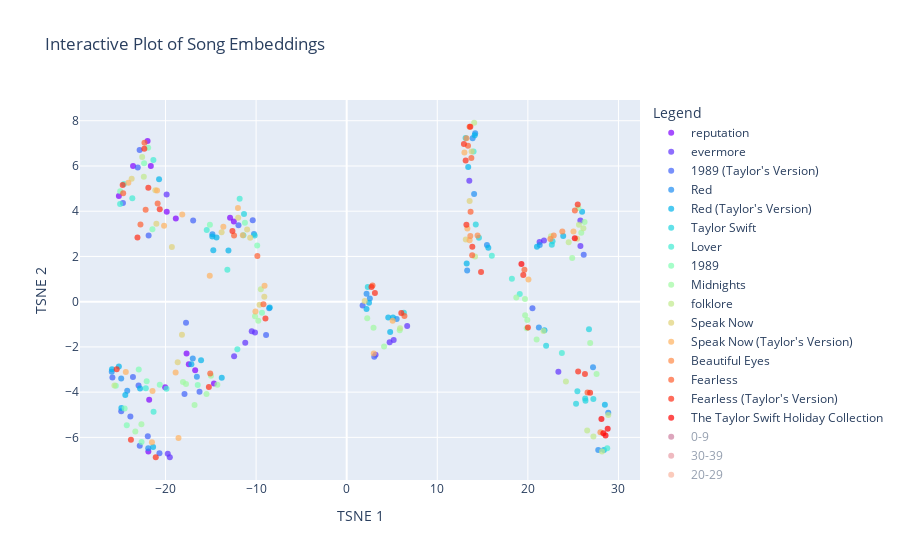

The code cell stored with this chart in its notebook:
### Code cell
# Reducing with TSNE down to two dimensions to see if we can visually assess any separation?
tsne = TSNE(n_components=2, random_state=256)
embeddings_tsne_2d = tsne.fit_transform(reduced_UMAP)

plot_embeddings_interactive(embeddings_tsne_2d)

### Figure 1 — Plotly figure (JSON) as saved in the notebook; plotly's stock layout.template omitted (floating-point values rounded to 4 significant figures)
{"data": [{"marker": {"color": "rgb(127, 0, 255)", "opacity": 0.7}, "mode": "markers", "name": "reputation", "text": ["...Ready For It?", "Call It What You Want", "Dancing With Our Hands Tied", "Delicate", "Don't Blame Me", "Dress", "End Game", "Getaway Car", "Gorgeous", "I Did Something Bad", "King Of My Heart", "Look What You Made Me Do", "New Year's Day", "So It Goes...", "This Is Why We Can't Have Nice Things"], "type": "scatter", "x": [-18.86, -14.65, -21.8, -25.15, -12.87, -17.68, -20.04, -12.46, -21.89, -21.62, -19.86, -23.58, -21.98, -16.73, -17.43], "y": [3.679, -3.62, -4.338, 4.675, 3.706, -2.288, -3.787, 3.544, -6.625, 6.002, 3.972, 5.995, 7.105, -3.031, -2.763]}, {"marker": {"color": "rgb(95, 49, 253)", "opacity": 0.7}, "mode": "markers", "name": "evermore", "text": ["'tis the damn season", "champagne problems", "closure", "coney island", "cowboy like me", "dorothea", "evermore", "gold rush", "happiness", "it's time to go", "ivy", "long story short", "marjorie", "no body, no crime", "right where you left me", "tolerate it", "willow"], "type": "scatter", "x": [-12.43, 25.8, 23.37, 3.189, 21.29, 6.677, 4.741, 13.54, -19.75, 5.186, -10.12, -10.48, 21.78, -11.2, -19.52, 25.8, -19.88], "y": [-2.408, 2.467, -3.101, -2.346, 2.636, -1.076, -1.79, 5.347, -6.728, -1.697, -1.368, -1.311, 2.7, -1.814, -6.879, 3.592, 4.735]}, {"marker": {"color": "rgb(63, 97, 250)", "opacity": 0.7}, "mode": "markers", "name": "1989 (Taylor's Version)", "text": ["\"Slut!\" (Taylor's Version) [From The Vault]", "All You Had To Do Was Stay (Taylor's Version)", "Bad Blood (Remix) [Taylor's Version]", "Bad Blood (Taylor's Version)", "Blank Space (Taylor's Version)", "Clean (Taylor's Version)", "How You Get The Girl (Taylor's Version)", "I Know Places (Taylor's Version)", "I Wish You Would (Taylor's Version)", "Is It Over Now? (Taylor's Version) [From The Vault]", "New Romantics (Taylor's Version)", "Now That We Don't Talk (Taylor's Version) [From The Vault]", "Out Of The Woods (Taylor's Version)", "Say Don't Go (Taylor's Version) [From The Vault]", "Shake It Off (Taylor's Version)", "Style (Taylor's Version)", "Suburban Legends (Taylor's Version) [From The Vault]", "Sweeter Than Fiction (Taylor's Version)", "This Love (Taylor's Version)", "Welcome To New York (Taylor's Version)", "Wildest Dreams (Taylor's Version)", "Wonderland (Taylor's Version)", "You Are In Love (Taylor's Version)"], "type": "scatter", "x": [3.045, -23.59, -20.67, -23.06, -22.86, 1.76, -22.85, -8.897, -22.97, -17.9, -16.95, 26.16, -21.87, -24.89, -24.7, -11.94, 20.51, -21.96, -23.88, -10.37, -25.86, -17.74, -16.25], "y": [-2.434, -3.328, -6.699, 5.937, 6.702, -0.1711, -6.367, -1.474, -3.709, -4.082, 3.586, 2.077, 2.93, -4.848, 4.368, 3.377, -0.291, -5.95, -5.083, 3.596, -3.357, -0.9307, -3.985]}, {"marker": {"color": "rgb(31, 142, 243)", "opacity": 0.7}, "mode": "markers", "name": "Red", "text": ["22", "All Too Well", "Begin Again", "Come Back...Be Here", "Everything Has Changed", "Girl At Home", "Holy Ground", "I Almost Do", "I Knew You Were Trouble", "Red", "Red (Original Demo Recording)", "Sad Beautiful Tragic", "Starlight", "State Of Grace", "State Of Grace (Acoustic Version)", "Stay Stay Stay", "The Last Time", "The Lucky One", "The Moment I Knew", "Treacherous", "Treacherous (Original Demo Recording)", "We Are Never Ever Getting Back Together"], "type": "scatter", "x": [-24.89, -14.82, 13.3, 21.31, -16.99, -16.54, 21.21, 15.48, -24.23, 2.195, 14.07, 27.77, -10.23, 27.19, 28.87, 2.551, -21.91, -8.558, 5.516, 14.18, 13.9, -25.93], "y": [-3.4, 2.981, 1.38, 2.506, -2.516, -3.319, -1.143, 2.501, -3.941, 0.3533, 4.758, -6.554, 2.994, -2.895, -4.917, 0.1449, -6.486, -0.2852, -0.7618, 7.447, 7.228, -3.103]}, {"marker": {"color": "rgb(0, 180, 235)", "opacity": 0.7}, "mode": "markers", "name": "Red (Taylor's Version)", "text": ["22 (Taylor's Version)", "All Too Well (10 Minute Version) [Taylor's Version] [From The Vault]", "All Too Well (Taylor's Version)", "Babe (Taylor's Version) [From The Vault]", "Begin Again (Taylor's Version)", "Better Man (Taylor's Version) [From The Vault]", "Come Back...Be Here (Taylor's Version)", "Everything Has Changed (Taylor's Version)", "Forever Winter (Taylor's Version) [From The Vault]", "Girl At Home (Taylor's Version)", "Holy Ground (Taylor's Version)", "I Almost Do (Taylor's Version)", "I Bet You Think About Me (Taylor's Version) [From The Vault]", "I Knew You Were Trouble (Taylor's Version)", "Message In A Bottle (Taylor's Version) [From The Vault]", "Nothing New (Taylor's Version) [From The Vault]", "Red (Taylor's Version)", "Ronan (Taylor's Version)", "Run (Taylor's Version) [From The Vault]", "Sad Beautiful Tragic (Taylor's Version)", "Starlight (Taylor's Version)", "State Of Grace (Acoustic Version) [Taylor's Version]", "State Of Grace (Taylor's Version)", "Stay Stay Stay (Taylor's Version)", "The Last Time (Taylor's Version)", "The Lucky One (Taylor's Version)", "The Moment I Knew (Taylor's Version)", "The Very First Night (Taylor's Version) [From The Vault]", "Treacherous (Taylor's Version)", "We Are Never Ever Getting Back Together (Taylor's Version)"], "type": "scatter", "x": [-25.15, -14.37, -14.84, 2.19, 13.25, -14.73, 21.0, -17.15, 25.99, -16.08, 21.83, 15.63, -13.79, -24.44, -22.81, 4.799, -24.87, 23.9, -13.05, 28.39, -20.71, 28.5, 4.588, 2.464, -21.37, -8.49, 5.115, 13.41, 14.13, -25.91], "y": [-2.866, 2.84, 2.881, -0.321, 1.688, 2.272, 2.43, -2.763, 3.972, -2.593, -1.26, 2.381, -3.366, -4.123, -3.844, -1.34, -4.7, 2.908, 2.259, -6.561, 5.414, -4.56, -0.7023, -0.04957, -6.42, -0.2603, -0.7026, 5.958, 7.361, -2.989]}, {"marker": {"color": "rgb(32, 212, 224)", "opacity": 0.7}, "mode": "markers", "name": "Taylor Swift", "text": ["A Perfectly Good Heart", "A Place In This World", "Cold As You", "I'm Only Me When I'm With You", "I'm Only Me When I'm With You", "Invisible", "Mary's Song (Oh My My My)", "Our Song", "Picture To Burn", "Should've Said No", "Stay Beautiful", "Teardrops On My Guitar", "Teardrops On My Guitar (Pop Version)", "The Outside", "Tied Together With A Smile", "Tim McGraw"], "type": "scatter", "x": [27.23, 25.47, 25.32, 22.64, 22.72, 26.33, 6.311, -11.33, 13.12, 2.327, 26.75, 14.6, 14.25, 26.36, 22.01, -10.16], "y": [-4.306, -3.958, -4.513, 2.52, 2.669, -4.277, -0.4894, 3.877, 7.232, 0.647, -1.222, 2.832, 3.408, -4.38, -1.952, 2.924]}, {"marker": {"color": "rgb(64, 236, 211)", "opacity": 0.7}, "mode": "markers", "name": "Lover", "text": ["Afterglow", "Cornelia Street", "Cruel Summer", "Daylight", "Death By A Thousand Cuts", "False God", "I Forgot That You Existed", "I Think He Knows", "It's Nice To Have A Friend", "London Boy", "Lover", "ME!", "Miss Americana & The Heartbreak Prince", "Paper Rings", "Soon You'll Get Better", "The Archer", "The Man", "You Need To Calm Down"], "type": "scatter", "x": [-11.4, -11.81, -23.66, -22.18, -21.34, 14.01, 19.1, -12.07, 28.76, -13.17, 16.02, -25.01, -15.45, -21.32, 23.75, 18.24, -19.89, -24.59], "y": [2.938, 4.546, 4.574, -3.823, 6.265, 6.636, 0.3372, -2.1, -6.482, 1.411, 2.034, 4.321, 3.164, -4.865, -2.264, 1.015, -3.845, 5.2]}, {"marker": {"color": "rgb(96, 250, 196)", "opacity": 0.7}, "mode": "markers", "name": "nan", "text": [], "type": "scatter", "x": [], "y": []}, {"marker": {"color": "rgb(128, 254, 179)", "opacity": 0.7}, "mode": "markers", "name": "1989", "text": ["All You Had To Do Was Stay", "Bad Blood", "Blank Space", "Clean", "How You Get The Girl", "I Know Places", "I Wish You Would", "New Romantics", "Out Of The Woods", "Shake It Off", "Style", "This Love", "Welcome To New York", "Wildest Dreams", "Wonderland", "You Are In Love"], "type": "scatter", "x": [-22.95, -22.36, -21.92, -24.28, -22.64, -9.351, -22.08, -15.1, -21.44, -25.0, -11.23, -24.51, -9.877, -25.49, -20.63, -16.44], "y": [-3.003, 6.125, 6.808, -5.468, -6.206, -0.4863, -3.517, 3.396, 3.2, 4.879, 3.489, -4.724, 2.478, -3.717, -3.678, -3.681]}, {"marker": {"color": "rgb(160, 249, 161)", "opacity": 0.7}, "mode": "markers", "name": "Midnights", "text": ["Anti-Hero", "Bejeweled", "Bigger Than The Whole Sky", "Dear Reader", "Glitch", "High Infidelity", "Hits Different", "Karma", "Karma (Remix)", "Labyrinth", "Lavender Haze", "Maroon", "Mastermind", "Midnight Rain", "Paris", "Question...?", "Snow On The Beach", "Snow On The Beach (More Lana Del Rey)", "Sweet Nothing", "Sweet Nothing (Piano Remix)", "The Great War", "Vigilante Shit", "Would've, Could've, Should've", "You're Losing Me (From The Vault)", "You're On Your Own, Kid", "You're On Your Own, Kid (Strings Remix)"], "type": "scatter", "x": [2.962, -18.07, 20.97, 27.58, 19.7, -10.12, -14.28, -9.763, -15.47, 18.72, 19.68, 2.266, 5.854, 24.89, 25.57, -17.74, -23.33, -22.66, 19.94, 19.88, 4.125, 26.88, -16.79, -14.98, 26.26, 25.9], "y": [-1.153, -3.548, -1.677, -3.2, -0.5959, -0.64, -3.668, -0.84, -4.077, 0.1866, 0.1191, -0.7282, -1.262, 1.929, 4.146, -3.637, -5.746, -5.421, -0.8121, -1.178, -1.984, -1.823, -4.566, -3.271, 3.528, 3.052]}, {"marker": {"color": "rgb(192, 234, 140)", "opacity": 0.7}, "mode": "markers", "name": "folklore", "text": ["august", "betty", "cardigan", "epiphany", "exile", "hoax", "illicit affairs", "invisible string", "mad woman", "mirrorball", "my tears ricochet", "peace", "seven", "the 1", "the lakes", "the last great american dynasty", "this is me trying"], "type": "scatter", "x": [-9.475, -22.39, -25.64, 28.18, -22.58, 26.55, 27.24, 24.5, 26.13, 21.72, 25.64, 22.55, 28.87, 14.17, 14.07, 5.889, 24.2], "y": [0.5453, 5.529, -3.706, -6.626, 6.397, -5.701, -5.96, 2.623, 3.249, -1.296, 3.396, 2.897, -5.016, 1.998, 7.911, -1.172, -3.524]}, {"marker": {"color": "rgb(224, 210, 119)", "opacity": 0.7}, "mode": "markers", "name": "Speak Now", "text": ["Back To December", "Better Than Revenge", "Dear John", "Enchanted", "Haunted", "If This Was A Movie", "Innocent", "Last Kiss", "Long Live", "Mean", "Mine", "Never Grow Up", "Ours", "Sparks Fly", "Speak Now", "Superman", "The Story Of Us"], "type": "scatter", "x": [-19.3, -21.01, -9.094, 1.989, 13.15, -18.18, 25.44, -10.65, -21.12, -23.74, -10.99, -18.66, 13.79, 13.57, -11.98, -9.617, -13.81], "y": [2.417, 3.441, 0.2171, 0.02485, 2.753, -1.466, 2.783, 2.821, 4.928, 5.438, 3.195, -2.683, 6.64, 4.448, 3.707, -0.1404, 3.065]}, {"marker": {"color": "rgb(255, 178, 96)", "opacity": 0.7}, "mode": "markers", "name": "Speak Now (Taylor's Version)", "text": ["Back To December (Taylor's Version)", "Better Than Revenge (Taylor's Version)", "Castles Crumbling (Taylor's Version) [From The Vault]", "Dear John (Taylor's Version)", "Electric Touch (Taylor's Version) [From The Vault]", "Enchanted (Taylor's Version)", "Foolish One (Taylor's Version) [From The Vault]", "Haunted (Taylor's Version)", "I Can See You (Taylor's Version) [From The Vault]", "Innocent (Taylor's Version)", "Last Kiss (Taylor's Version)", "Long Live (Taylor's Version)", "Mean (Taylor's Version)", "Mine (Taylor's Version)", "Never Grow Up (Taylor's Version)", "Ours (Taylor's Version)", "Sparks Fly (Taylor's Version)", "Speak Now (Taylor's Version)", "Superman (Taylor's Version)", "The Story Of Us (Taylor's Version)", "Timeless (Taylor's Version) [From The Vault]", "When Emma Falls In Love (Taylor's Version) [From The Vault]"], "type": "scatter", "x": [-21.44, -20.16, 20.06, -9.066, 5.071, -24.38, -15.12, 13.57, -21.5, 25.03, -11.47, -20.93, -24.1, -18.15, -18.88, 12.99, 13.32, -12.0, -10.07, -13.62, -18.57, 2.986], "y": [-3.95, 3.362, 0.9783, 0.7091, -0.8384, -3.108, 1.144, 2.712, -6.219, 3.099, 2.937, 4.918, 5.254, 3.851, -3.128, 6.594, 3.235, 4.147, -0.4304, 3.311, -6.031, -2.291]}, {"marker": {"color": "rgb(255, 139, 72)", "opacity": 0.7}, "mode": "markers", "name": "Beautiful Eyes", "text": ["Beautiful Eyes", "I Heart ?", "I'm Only Me When I'm With You", "I'm Only Me When I'm With You", "Picture To Burn (Radio Edit)", "Should've Said No (Alternate Version)", "Teardrops On My Guitar (Acoustic Version)"], "type": "scatter", "x": [28.01, 23.8, 22.48, 22.86, 13.22, 13.64, 14.45], "y": [-5.775, 3.102, 2.767, 2.926, 7.22, 2.902, 2.929]}, {"marker": {"color": "rgb(255, 95, 48)", "opacity": 0.7}, "mode": "markers", "name": "Fearless", "text": ["Breathe", "Change", "Come In With The Rain", "Fearless", "Fifteen", "Forever & Always", "Forever & Always (Piano Version)", "Hey Stephen", "Jump Then Fall", "Love Story", "SuperStar", "Tell Me Why", "The Best Day", "The Other Side Of The Door", "The Way I Loved You", "Untouchable", "White Horse", "You Belong With Me", "You're Not Sorry"], "type": "scatter", "x": [13.85, 13.39, 26.59, 13.76, -15.06, -22.19, -22.76, -12.43, -9.188, -24.67, 13.57, 6.374, 25.19, -9.861, 13.68, -22.32, 19.62, -20.87, 2.852], "y": [2.049, 6.9, -4.021, 6.355, -3.181, 4.07, 3.41, 2.93, -0.1085, 4.796, 7.735, -0.6326, 4.027, 2.025, 3.972, 7.03, 1.416, 4.345, 0.7111]}, {"marker": {"color": "rgb(255, 46, 23)", "opacity": 0.7}, "mode": "markers", "name": "Fearless (Taylor's Version)", "text": ["Breathe (Taylor's Version)", "Bye Bye Baby (Taylor's Version) [From The Vault]", "Change (Taylor's Version)", "Come In With The Rain (Taylor's Version)", "Don't You (Taylor's Version) [From The Vault]", "Fearless (Taylor's Version)", "Fifteen (Taylor's Version)", "Forever & Always (Piano Version) [Taylor's Version]", "Forever & Always (Taylor's Version)", "Hey Stephen (Taylor's Version)", "Jump Then Fall (Taylor's Version)", "Love Story (Taylor's Version)", "Mr. Perfectly Fine (Taylor's Version) [From The Vault]", "SuperStar (Taylor's Version)", "Tell Me Why (Taylor's Version)", "That's When (Taylor's Version) [From The Vault]", "The Best Day (Taylor's Version)", "The Other Side Of The Door (Taylor's Version)", "The Way I Loved You (Taylor's Version)", "Today Was A Fairytale (Taylor's Version)", "Untouchable (Taylor's Version)", "We Were Happy (Taylor's Version) [From The Vault]", "White Horse (Taylor's Version)", "You All Over Me (Taylor's Version) [From The Vault]", "You Belong With Me (Taylor's Version)", "You're Not Sorry (Taylor's Version)"], "type": "scatter", "x": [3.115, 13.87, 12.94, 26.87, 25.55, 13.13, -15.21, -25.39, -23.1, -12.61, -8.968, -24.73, -21.07, 13.65, 6.027, -23.82, 25.5, -21.9, 13.22, 14.83, -22.34, 26.3, 19.49, 20.0, -20.64, 2.736], "y": [0.3792, 2.426, 6.968, -4.026, -3.09, 6.246, -3.768, -2.989, 2.837, 3.129, -0.7388, 5.154, -6.875, 7.737, -0.5001, -6.105, 4.292, 5.039, 3.4, 1.309, 6.759, -3.201, 1.18, -1.146, 4.088, 0.6483]}, {"marker": {"color": "rgb(255, 0, 0)", "opacity": 0.7}, "mode": "markers", "name": "The Taylor Swift Holiday Collection", "text": ["Christmas Must Be Something More", "Christmases When You Were Mine", "Last Christmas", "Santa Baby", "Silent Night", "White Christmas"], "type": "scatter", "x": [25.18, 28.81, 19.29, 28.12, 28.57, 28.33], "y": [2.808, -5.618, 1.669, -5.19, -5.915, -5.823]}, {"marker": {"color": "rgb(158, 1, 66)", "opacity": 0.7}, "mode": "markers", "name": "0-9", "text": ["...Ready For It?", "\"Slut!\" (Taylor's Version) [From The Vault]", "All Too Well (Taylor's Version)", "Anti-Hero", "Back To December", "Bad Blood (Remix) [Taylor's Version]", "Bad Blood (Taylor's Version)", "Begin Again", "Bejeweled", "Blank Space", "cardigan", "Cruel Summer", "exile", "Fearless", "I Can See You (Taylor's Version) [From The Vault]", "I Don't Wanna Live Forever", "I Knew You Were Trouble", "Is It Over Now? (Taylor's Version) [From The Vault]", "Karma (Remix)", "Lavender Haze", "Look What You Made Me Do", "Love Story", "Maroon", "ME!", "Midnight Rain", "Mine", "Now That We Don't Talk (Taylor's Version) [From The Vault]", "Question...?", "Red", "Say Don't Go (Taylor's Version) [From The Vault]", "Shake It Off", "Snow On The Beach", "Speak Now", "Style", "Style (Taylor's Version)", "the 1", "Today Was A Fairytale", "We Are Never Ever Getting Back Together", "Wildest Dreams", "willow", "You Belong With Me", "You Need To Calm Down", "You're On Your Own, Kid"], "type": "scatter", "visible": "legendonly", "x": [-18.86, 3.045, -14.84, 2.962, -19.3, -20.67, -23.06, 13.3, -18.07, -21.92, -25.64, -23.66, -22.58, 13.76, -21.5, 2.773, -24.23, -17.9, -15.47, 19.68, -23.58, -24.67, 2.266, -25.01, 24.89, -10.99, 26.16, -17.74, 2.195, -24.89, -25.0, -23.33, -11.98, -11.23, -11.94, 14.17, 14.52, -25.93, -25.49, -19.88, -20.87, -24.59, 26.26], "y": [3.679, -2.434, 2.881, -1.153, 2.417, -6.699, 5.937, 1.38, -3.548, 6.808, -3.706, 4.574, 6.397, 6.355, -6.219, 1.042, -3.941, -4.082, -4.077, 0.1191, 5.995, 4.796, -0.7282, 4.321, 1.929, 3.195, 2.077, -3.637, 0.3533, -4.848, 4.879, -5.746, 3.707, 3.489, 3.377, 1.998, 1.668, -3.103, -3.717, 4.735, 4.345, 5.2, 3.528]}, {"marker": {"color": "rgb(211, 60, 78)", "opacity": 0.7}, "mode": "markers", "name": "30-39", "text": ["'tis the damn season", "Castles Crumbling (Taylor's Version) [From The Vault]", "Clean (Taylor's Version)", "Come In With The Rain", "Electric Touch (Taylor's Version) [From The Vault]", "Everything Has Changed", "Forever & Always", "High Infidelity", "I Know Places (Taylor's Version)", "I Wish You Would (Taylor's Version)", "invisible string", "Mean (Taylor's Version)", "Mr. Perfectly Fine (Taylor's Version) [From The Vault]", "no body, no crime", "Paris", "Safe & Sound", "seven", "Should've Said No", "Speak Now (Taylor's Version)", "Sweeter Than Fiction", "The Archer", "this is me trying", "When Emma Falls In Love (Taylor's Version) [From The Vault]", "Wonderland (Taylor's Version)"], "type": "scatter", "visible": "legendonly", "x": [-12.43, 20.06, 1.76, 26.59, 5.071, -16.99, -22.19, -10.12, -8.897, -22.97, 24.5, -24.1, -21.07, -11.2, 25.57, 27.51, 28.87, 2.327, -12.0, -17.24, 18.24, 24.2, 2.986, -17.74], "y": [-2.408, 0.9783, -0.1711, -4.021, -0.8384, -2.516, 4.07, -0.64, -1.474, -3.709, 2.623, 5.254, -6.875, -1.814, 4.146, -5.203, -5.016, 0.647, 4.147, -3.627, 1.015, -3.524, -2.291, -0.9307]}, {"marker": {"color": "rgb(244, 109, 67)", "opacity": 0.7}, "mode": "markers", "name": "20-29", "text": ["22", "All You Had To Do Was Stay (Taylor's Version)", "august", "Better Than Revenge (Taylor's Version)", "Bigger Than The Whole Sky", "Call It What You Want", "champagne problems", "Dear John (Taylor's Version)", "Fifteen", "Highway Don't Care", "Hits Different", "I Bet You Think About Me (Taylor's Version) [From The Vault]", "I Forgot That You Existed", "Innocent", "mirrorball", "New Romantics (Taylor's Version)", "Picture To Burn", "Red (Taylor's Version)", "Shake It Off (Taylor's Version)", "Sparks Fly (Taylor's Version)", "Superman", "SuperStar", "The Great War", "The Joker And The Queen", "The Man", "The Other Side Of The Door", "Would've, Could've, Should've", "You're Losing Me (From The Vault)"], "type": "scatter", "visible": "legendonly", "x": [-24.89, -23.59, -9.475, -20.16, 20.97, -14.65, 25.8, -9.066, -15.06, -19.96, -14.28, -13.79, 19.1, 25.44, 21.72, -16.95, 13.12, -24.87, -24.7, 13.32, -9.617, 13.57, 4.125, 27.63, -19.89, -9.861, -16.79, -14.98], "y": [-3.4, -3.328, 0.5453, 3.362, -1.677, -3.62, 2.467, 0.7091, -3.181, 3.262, -3.668, -3.366, 0.3372, 2.783, -1.296, 3.586, 7.232, -4.7, 4.368, 3.235, -0.1404, 7.735, -1.984, -5.845, -3.845, 2.025, -4.566, -3.271]}, {"marker": {"color": "rgb(252, 172, 96)", "opacity": 0.7}, "mode": "markers", "name": "50-59", "text": ["22 (Taylor's Version)", "Better Man (Taylor's Version) [From The Vault]", "Better Than Revenge", "Christmas Tree Farm", "Cornelia Street", "Dear John", "epiphany", "evermore", "happiness", "Haunted (Taylor's Version)", "I Almost Do (Taylor's Version)", "I Think He Knows", "Last Kiss (Taylor's Version)", "Long Live (Taylor's Version)", "Never Grow Up (Taylor's Version)", "Only The Young", "peace", "Treacherous (Taylor's Version)", "We Are Never Ever Getting Back Together (Taylor's Version)", "Wonderland", "You All Over Me (Taylor's Version) [From The Vault]"], "type": "scatter", "visible": "legendonly", "x": [-25.15, -14.73, -21.01, 3.673, -11.81, -9.094, 28.18, 4.741, -19.75, 13.57, 15.63, -12.07, -11.47, -20.93, -18.88, 24.49, 22.55, 14.13, -25.91, -20.63, 20.0], "y": [-2.866, 2.272, 3.441, -0.4204, 4.546, 0.2171, -6.626, -1.79, -6.728, 2.712, 2.381, -2.1, 2.937, 4.918, -3.128, 3.512, 2.897, 7.361, -2.989, -3.678, -1.146]}, {"marker": {"color": "rgb(254, 224, 139)", "opacity": 0.7}, "mode": "markers", "name": ">100", "text": ["A Perfectly Good Heart", "A Place In This World", "All Too Well (10 Minute Version) [Taylor's Version] [From The Vault]", "All You Had To Do Was Stay", "American Girl", "Bad Blood", "Bad Blood (Remix)", "Beautiful Eyes", "Beautiful Ghosts", "Birch", "Breathe (Taylor's Version)", "Bye Bye Baby (Taylor's Version) [From The Vault]", "Change (Taylor's Version)", "Christmas Must Be Something More", "Christmases When You Were Mine", "Clean", "Cold As You", "Come Back...Be Here", "Come In With The Rain (Taylor's Version)", "Dancing With Our Hands Tied", "Don't Blame Me", "Don't You (Taylor's Version) [From The Vault]", "Dress", "Eyes Open (Taylor's Version)", "Forever & Always (Piano Version)", "Forever & Always (Piano Version) [Taylor's Version]", "Gasoline (Remix)", "Getaway Car", "Girl At Home", "Girl At Home (Taylor's Version)", "Half Of My Heart", "Hey Stephen (Taylor's Version)", "Holy Ground", "How You Get The Girl", "I Did Something Bad", "I Heart ?", "I Know Places", "I Wish You Would", "I'm Only Me When I'm With You", "I'm Only Me When I'm With You", "I'm Only Me When I'm With You", "I'm Only Me When I'm With You", "If This Was A Movie (Taylor's Version)", "Invisible", "it's time to go", "Jump Then Fall (Taylor's Version)", "Karma", "King Of My Heart", "Last Christmas", "Lover (Remix)", "Mary's Song (Oh My My My)", "New Year's Day", "Picture To Burn (Radio Edit)", "Red (Original Demo Recording)", "right where you left me", "Ronan (Taylor's Version)", "Sad Beautiful Tragic", "Safe & Sound (Taylor's Version)", "Santa Baby", "September", "Should've Said No (Alternate Version)", "Silent Night", "Snow On The Beach (More Lana Del Rey)", "So It Goes...", "Starlight", "State Of Grace (Acoustic Version)", "State Of Grace (Acoustic Version) [Taylor's Version]", "Stay Beautiful", "SuperStar (Taylor's Version)", "Sweet Nothing (Piano Remix)", "Sweeter Than Fiction (Taylor's Version)", "Teardrops On My Guitar (Acoustic Version)", "Teardrops On My Guitar (Pop Version)", "Tell Me Why", "Tell Me Why (Taylor's Version)", "That's When (Taylor's Version) [From The Vault]", "The Alcott", "The Best Day", "The Best Day (Taylor's Version)", "the lakes", "The Last Time", "The Lucky One", "The Other Side Of The Door (Taylor's Version)", "The Outside", "This Is Why We Can't Have Nice Things", "This Love", "Three Sad Virgins", "Tied Together With A Smile", "Today Was A Fairytale (Taylor's Version)", "Treacherous", "Treacherous (Original Demo Recording)", "Untouchable (Taylor's Version)", "We Were Happy (Taylor's Version) [From The Vault]", "White Christmas", "White Horse (Taylor's Version)", "You're Not Sorry (Taylor's Version)", "You're On Your Own, Kid (Strings Remix)"], "type": "scatter", "visible": "legendonly", "x": [27.23, 25.47, -14.37, -22.95, 27.75, -22.36, -14.26, 28.01, 27.0, 28.95, 3.115, 13.87, 12.94, 25.18, 28.81, -24.28, 25.32, 21.31, 26.87, -21.8, -12.87, 25.55, -17.68, 20.32, -22.76, -25.39, 26.04, -12.46, -16.54, -16.08, 19.37, -12.61, 21.21, -22.64, -21.62, 23.8, -9.351, -22.08, 22.64, 22.72, 22.48, 22.86, -20.22, 26.33, 5.186, -8.968, -9.763, -19.86, 19.29, 15.71, 6.311, -21.98, 13.22, 14.07, -19.52, 23.9, 27.77, 27.08, 28.12, 20.78, 13.64, 28.57, -22.66, -16.73, -10.23, 28.87, 28.5, 26.75, 13.65, 19.88, -21.96, 14.45, 14.25, 6.374, 6.027, -23.82, -20.33, 25.19, 25.5, 14.07, -21.91, -8.558, -21.9, 26.36, -17.43, -24.51, -13.53, 22.01, 14.83, 14.18, 13.9, -22.34, 26.3, 28.33, 19.49, 2.736, 25.9], "y": [-4.306, -3.958, 2.84, -3.003, -6.492, 6.125, -3.15, -5.775, -2.316, -5.891, 0.3792, 2.426, 6.968, 2.808, -5.618, -5.468, -4.513, 2.506, -4.026, -4.338, 3.706, -3.09, -2.288, -1.105, 3.41, -2.989, -3.719, 3.544, -3.319, -2.593, -0.8565, 3.129, -1.143, -6.206, 6.002, 3.102, -0.4863, -3.517, 2.52, 2.669, 2.767, 2.926, -2.981, -4.277, -1.697, -0.7388, -0.84, 3.972, 1.669, 2.216, -0.4894, 7.105, 7.22, 4.758, -6.879, 2.908, -6.554, -4.911, -5.19, -0.7313, 2.902, -5.915, -5.421, -3.031, 2.994, -4.917, -4.56, -1.222, 7.737, -1.178, -5.95, 2.929, 3.408, -0.6326, -0.5001, -6.105, -6.757, 4.027, 4.292, 7.911, -6.486, -0.2852, 5.039, -4.38, -2.763, -4.724, -3.06, -1.952, 1.309, 7.447, 7.228, 6.759, -3.201, -5.823, 1.18, 0.6483, 3.052]}, {"marker": {"color": "rgb(254, 254, 190)", "opacity": 0.7}, "mode": "markers", "name": "70-79", "text": ["Afterglow", "Babe", "Begin Again (Taylor's Version)", "cowboy like me", "Enchanted", "False God", "Fearless (Taylor's Version)", "Forever Winter (Taylor's Version) [From The Vault]", "hoax", "Holy Ground (Taylor's Version)", "Last Kiss", "marjorie", "Renegade", "Superman (Taylor's Version)", "The Way I Loved You", "You Belong With Me (Taylor's Version)"], "type": "scatter", "visible": "legendonly", "x": [-11.4, 2.665, 13.25, 21.29, 1.989, 14.01, 13.13, 25.99, 26.55, 21.83, -10.65, 21.78, -21.83, -10.07, 13.68, -20.64], "y": [2.938, -0.314, 1.688, 2.636, 0.02485, 6.636, 6.246, 3.972, -5.701, -1.26, 2.821, 2.7, 5.674, -0.4304, 3.972, 4.088]}, {"marker": {"color": "rgb(230, 245, 152)", "opacity": 0.7}, "mode": "markers", "name": "10-19", "text": ["All Of The Girls You Loved Before", "Back To December (Taylor's Version)", "Blank Space (Taylor's Version)", "Both Of Us", "Change", "Crazier", "Delicate", "Enchanted (Taylor's Version)", "End Game", "Eyes Open", "Gorgeous", "If This Was A Movie", "Jump Then Fall", "Labyrinth", "Love Story (Taylor's Version)", "Lover", "Mastermind", "Mean", "Mine (Taylor's Version)", "my tears ricochet", "Our Song", "Ours", "Out Of The Woods", "Out Of The Woods (Taylor's Version)", "Ronan", "Sparks Fly", "State Of Grace", "State Of Grace (Taylor's Version)", "Suburban Legends (Taylor's Version) [From The Vault]", "Sweet Nothing", "Teardrops On My Guitar", "the last great american dynasty", "Two Is Better Than One", "Untouchable", "Vigilante Shit", "Welcome To New York (Taylor's Version)", "White Horse", "Wildest Dreams (Taylor's Version)", "You're Not Sorry"], "type": "scatter", "visible": "legendonly", "x": [5.377, -21.44, -22.86, -13.5, 13.39, 27.98, -25.15, -24.38, -20.04, 23.02, -21.89, -18.18, -9.188, 18.72, -24.73, 16.02, 5.854, -23.74, -18.15, 25.64, -11.33, 13.79, -21.44, -21.87, 24.93, 13.57, 27.19, 4.588, 20.51, 19.94, 14.6, 5.889, 21.31, -22.32, 26.88, -10.37, 19.62, -25.86, 2.852], "y": [-1.15, -3.95, 6.702, -3.047, 6.9, -4.442, 4.675, -3.108, -3.787, -2.723, -6.625, -1.466, -0.1085, 0.1866, 5.154, 2.034, -1.262, 5.438, 3.851, 3.396, 3.877, 6.64, 3.2, 2.93, 3.458, 4.448, -2.895, -0.7023, -0.291, -0.8121, 2.832, -1.172, -1.532, 7.03, -1.823, 3.596, 1.416, -3.357, 0.7111]}, {"marker": {"color": "rgb(169, 220, 164)", "opacity": 0.7}, "mode": "markers", "name": "80-89", "text": ["All Too Well", "Breathe", "closure", "Come Back...Be Here (Taylor's Version)", "Daylight", "Fifteen (Taylor's Version)", "Long Live", "Never Grow Up", "Sad Beautiful Tragic (Taylor's Version)", "The Lucky One (Taylor's Version)", "The Moment I Knew (Taylor's Version)", "You Are In Love"], "type": "scatter", "visible": "legendonly", "x": [-14.82, 13.85, 23.37, 21.0, -22.18, -15.21, -21.12, -18.66, 28.39, -8.49, 5.115, -16.44], "y": [2.981, 2.049, -3.101, 2.43, -3.823, -3.768, 4.928, -2.683, -6.561, -0.2603, -0.7026, -3.681]}, {"marker": {"color": "rgb(102, 194, 165)", "opacity": 0.7}, "mode": "markers", "name": "60-69", "text": ["Babe (Taylor's Version) [From The Vault]", "Carolina", "coney island", "Death By A Thousand Cuts", "dorothea", "Everything Has Changed (Taylor's Version)", "Forever & Always (Taylor's Version)", "Haunted", "I Almost Do", "Innocent (Taylor's Version)", "ivy", "London Boy", "long story short", "Ours (Taylor's Version)", "Soon You'll Get Better", "Stay Stay Stay (Taylor's Version)", "The Last Time (Taylor's Version)", "The Moment I Knew", "The Very First Night (Taylor's Version) [From The Vault]"], "type": "scatter", "visible": "legendonly", "x": [2.19, 26.93, 3.189, -21.34, 6.677, -17.15, -23.1, 13.15, 15.48, 25.03, -10.12, -13.17, -10.48, 12.99, 23.75, 2.464, -21.37, 5.516, 13.41], "y": [-0.321, -2.74, -2.346, 6.265, -1.076, -2.763, 2.837, 2.753, 2.501, 3.099, -1.368, 1.411, -1.311, 6.594, -2.264, -0.04957, -6.42, -0.7618, 5.958]}, {"marker": {"color": "rgb(50, 134, 188)", "opacity": 0.7}, "mode": "markers", "name": "40-49", "text": ["betty", "Dear Reader", "Foolish One (Taylor's Version) [From The Vault]", "Glitch", "gold rush", "How You Get The Girl (Taylor's Version)", "I Knew You Were Trouble (Taylor's Version)", "illicit affairs", "mad woman", "Message In A Bottle (Taylor's Version) [From The Vault]", "Miss Americana & The Heartbreak Prince", "New Romantics", "Nothing New (Taylor's Version) [From The Vault]", "Paper Rings", "Run (Taylor's Version) [From The Vault]", "The Story Of Us", "The Story Of Us (Taylor's Version)", "This Love (Taylor's Version)", "Tim McGraw", "Timeless (Taylor's Version) [From The Vault]", "tolerate it", "Welcome To New York", "You Are In Love (Taylor's Version)"], "type": "scatter", "visible": "legendonly", "x": [-22.39, 27.58, -15.12, 19.7, 13.54, -22.85, -24.44, 27.24, 26.13, -22.81, -15.45, -15.1, 4.799, -21.32, -13.05, -13.81, -13.62, -23.88, -10.16, -18.57, 25.8, -9.877, -16.25], "y": [5.529, -3.2, 1.144, -0.5959, 5.347, -6.367, -4.123, -5.96, 3.249, -3.844, 3.164, 3.396, -1.34, -4.865, 2.259, 3.065, 3.311, -5.083, 2.924, -6.031, 3.592, 2.478, -3.985]}, {"marker": {"color": "rgb(94, 79, 162)", "opacity": 0.7}, "mode": "markers", "name": "90-99", "text": ["Hey Stephen", "It's Nice To Have A Friend", "Starlight (Taylor's Version)", "Stay Stay Stay", "The Way I Loved You (Taylor's Version)"], "type": "scatter", "visible": "legendonly", "x": [-12.43, 28.76, -20.71, 2.551, 13.22], "y": [2.93, -6.482, 5.414, 0.1449, 3.4]}], "layout": {"hovermode": "closest", "legend": {"title": {"text": "Legend"}}, "title": {"text": "Interactive Plot of Song Embeddings"}, "xaxis": {"title": {"text": "TSNE 1"}}, "yaxis": {"title": {"text": "TSNE 2"}}}}
